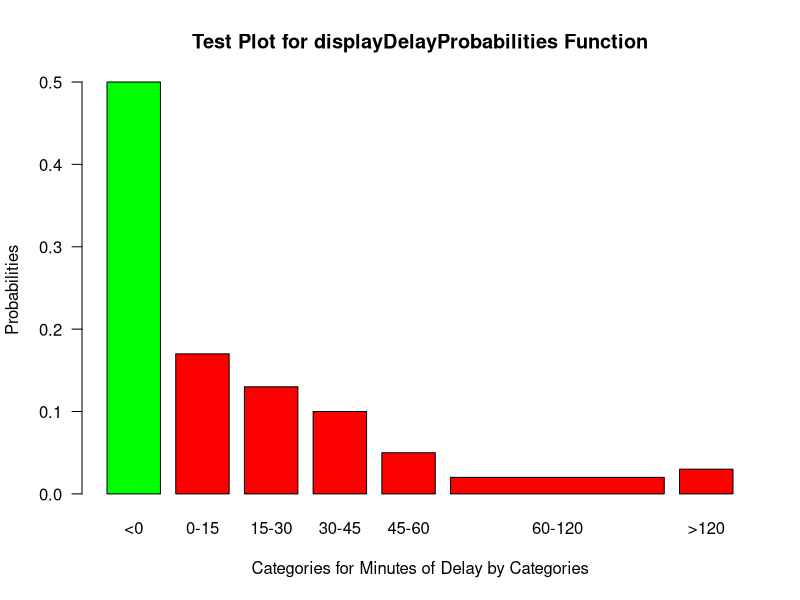

This figure's R source:
displayDelayProbabilities <- function(probabilities, title) {
  barWidths <- c(1,1,1,1,1,4,1)
  barplot(probabilities,
          horiz = FALSE,
          las = 1,
          main = title,
          xlab = "Categories for Minutes of Delay by Categories",
          ylab = "Probabilities",
          names.arg = c("<0",
                        "0-15",
                        "15-30",
                        "30-45",
                        "45-60",
                        "60-120",
                        ">120"),
          col = c('green','red','red','red','red','red','red'),
          width = barWidths,
          cex.names = 1.0)
}

test.probabilities <- c(0.5, 0.17, 0.13, 0.1, 0.05, 0.02, 0.03)
displayDelayProbabilities(test.probabilities, "Test Plot for displayDelayProbabilities Function")

